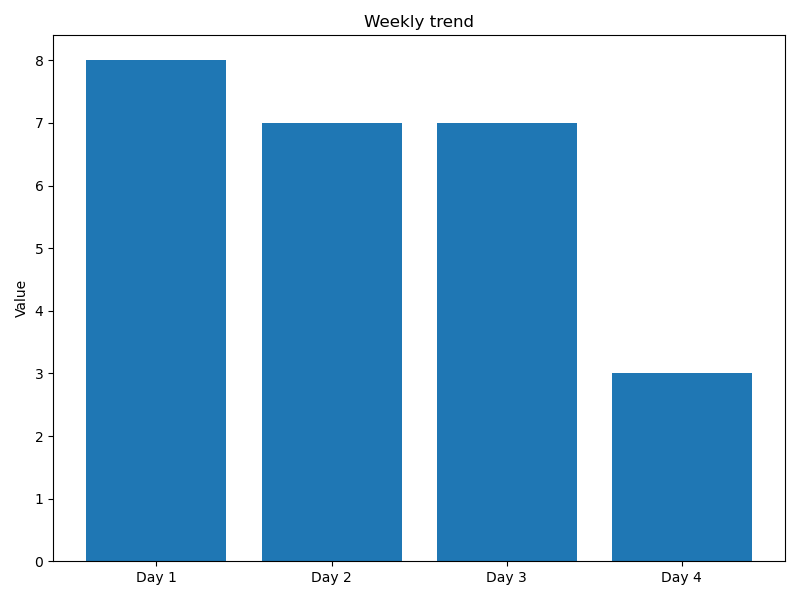

Source code (Python):
import matplotlib
matplotlib.use('Agg')  # Set the Matplotlib backend to 'Agg' for non-GUI use
from flask import request, jsonify, send_file
import matplotlib.pyplot as plt
import io

# Initialize the global variable that stores the list of numbers
chart_data = []

def receive_charts():
    # Declare chart_data as global to modify it
    global chart_data

    #Get data from Json
    data = request.get_json()

    # Print the received data for debugging
    print("Received data:", data)

    # Unpack the values that have arrived in JSON format
    new_values = data.get("numeric_value", [])

    # Validate the input
    if not isinstance(new_values, list):
        return jsonify({"error": "Invalid data format. 'numeric_value' should be a list."}), 400

    # Update chart_data to keep only the last 7 entries from new_values
    chart_data = new_values[-7:]  # Take the last 7 values from new_values

    # Print the processed chart data for debugging
    print("Processed chart data:", chart_data)

    # Create a figure and axis objects
    fig, ax = plt.subplots(figsize=(8, 6))

    # Create the histogram
    ax.bar(range(len(chart_data)), chart_data)

    # Set the x-axis labels
    ax.set_xticks(range(len(chart_data)))
    ax.set_xticklabels([f"Day {i+1}" for i in range(len(chart_data))])

    # Set the y-axis label
    ax.set_ylabel("Value")

    # Set the title
    ax.set_title("Weekly trend")

    # Adjust the spacing
    plt.tight_layout()

    # Save the plot to a BytesIO object
    img = io.BytesIO()
    plt.savefig(img, format='png')
    # Move to the beginning of the BytesIO buffer
    img.seek(0)
    # Close the figure to free memory
    plt.close(fig)

    # Reset the variable that stores data to build the chart
    chart_data = []

    # Return the image as a response
    return send_file(img, mimetype='image/png')